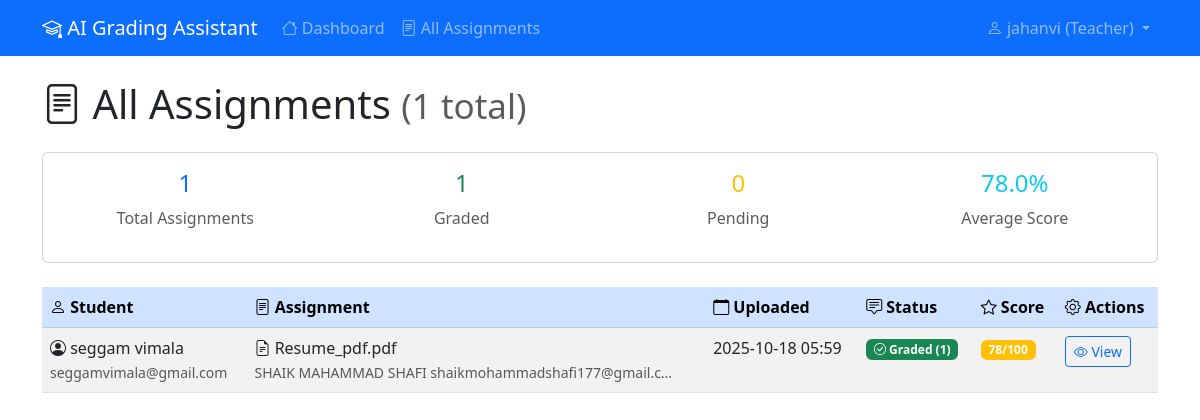
/teacher/assignments (signed in), run on the app's committed database.
### StudyBuddy/models.py (models this page shows, shortened)
class User(UserMixin, db.Model):
    id = db.Column(db.Integer, primary_key=True)
    name = db.Column(db.String(100), nullable=False)
    email = db.Column(db.String(120), unique=True, nullable=False)
    password_hash = db.Column(db.String(200), nullable=False)
    role = db.Column(db.String(20), nullable=False)  # 'student' or 'teacher'
    created_at = db.Column(db.DateTime, default=datetime.utcnow)
    assignments = db.relationship('Assignment', backref='student', lazy=True, foreign_keys='Assignment.student_id')
    feedbacks = db.relationship('Feedback', backref='teacher', lazy=True, foreign_keys='Feedback.teacher_id')

class Assignment(db.Model):
    id = db.Column(db.Integer, primary_key=True)
    student_id = db.Column(db.Integer, db.ForeignKey('user.id'), nullable=False)
    filename = db.Column(db.String(255), nullable=False)
    filepath = db.Column(db.String(500), nullable=False)
    text_content = db.Column(db.Text, nullable=True)
    uploaded_at = db.Column(db.DateTime, default=datetime.utcnow)
    feedbacks = db.relationship('Feedback', backref='assignment', lazy=True, cascade='all, delete-orphan')

class Feedback(db.Model):
    id = db.Column(db.Integer, primary_key=True)
    assignment_id = db.Column(db.Integer, db.ForeignKey('assignment.id'), nullable=False)
    teacher_id = db.Column(db.Integer, db.ForeignKey('user.id'), nullable=False)
    content = db.Column(db.Text, nullable=False)
    score = db.Column(db.Integer, nullable=True)  # 0-100
    generated_by_ai = db.Column(db.Boolean, default=True)
    created_at = db.Column(db.DateTime, default=datetime.utcnow)

### StudyBuddy/app.py (the view)
@app.route('/teacher/assignments')
@login_required
def assignment_list():
    if current_user.role != 'teacher':
        return redirect(url_for('student_dashboard'))
    assignments = Assignment.query.join(User).order_by(Assignment.uploaded_at.desc()).all()
    return render_template('assignment_list.html', assignments=assignments)

### StudyBuddy/app.py (called while the page is built)
@login_manager.user_loader
def load_user(user_id):
    return User.query.get(int(user_id))

### StudyBuddy/templates/assignment_list.html (shortened to what this page needs)
{% extends "base.html" %}
{% block content %}
<div class="row">
    <div class="col-12">
        <h1 class="mb-4">
            <i class="bi bi-file-text"></i> All Assignments
            <small class="text-muted">({{ assignments|length }} total)</small>
        </h1>
    </div>
</div>
<div class="row mb-4">
    <div class="col-12">
        <div class="card">
            <div class="card-body">
                <div class="row text-center">
                    <div class="col-md-3">
                        <h4 class="text-primary">{{ assignments|length }}</h4>
                        <p class="text-muted">Total Assignments</p>
                    </div>
                    <div class="col-md-3">
                        <h4 class="text-success">{{ assignments|selectattr('feedbacks')|list|length }}</h4>
                        <p class="text-muted">Graded</p>
                    </div>
                    <div class="col-md-3">
                        <h4 class="text-warning">{{ assignments|rejectattr('feedbacks')|list|length }}</h4>
                        <p class="text-muted">Pending</p>
                    </div>
                    <div class="col-md-3">
                        {% set graded_assignments = assignments|selectattr('feedbacks')|list %}
                        {% if graded_assignments %}
                            {% set total_score = graded_assignments|sum(attribute='feedbacks.0.score') %}
                            {% set average_score = (total_score / graded_assignments|length)|round(1) %}
                            <h4 class="text-info">{{ average_score }}%</h4>
                        {% else %}
                            <h4 class="text-muted">-</h4>
                        {% endif %}
                        <p class="text-muted">Average Score</p>
                    </div>
                </div>
            </div>
        </div>
    </div>
</div>
<div class="row">
    <div class="col-12">
        {% if assignments %}
        <div class="table-responsive">
            <table class="table table-striped">
                <thead class="table-primary">
                    <tr>
                        <th><i class="bi bi-person"></i> Student</th>
                        <th><i class="bi bi-file-text"></i> Assignment</th>
                        <th><i class="bi bi-calendar"></i> Uploaded</th>
                        <th><i class="bi bi-chat-square-text"></i> Status</th>
                        <th><i class="bi bi-star"></i> Score</th>
                        <th><i class="bi bi-gear"></i> Actions</th>
                    </tr>
                </thead>
                <tbody>
                    {% for assignment in assignments %}
                    <tr>
                        <td>
                            <i class="bi bi-person-circle"></i>
                            {{ assignment.student.name }}
                            <br>
                            <small class="text-muted">{{ assignment.student.email }}</small>
                        </td>
                        <td>
                            <i class="bi bi-file-earmark-text"></i>
                            {{ assignment.filename }}
                            <br>
                            <small class="text-muted">{{ assignment.text_content[:50] }}...</small>
                        </td>
                        <td>{{ assignment.uploaded_at.strftime('%Y-%m-%d %H:%M') }}</td>
                        <td>
                            {% if assignment.feedbacks %}
                                <span class="badge bg-success">
                                    <i class="bi bi-check-circle"></i> Graded ({{ assignment.feedbacks|length }})
                                </span>
                            {% else %}
                                <span class="badge bg-warning">
                                    <i class="bi bi-clock"></i> Pending Review
                                </span>
                            {% endif %}
                        </td>
                        <td>
                            {% if assignment.feedbacks %}
                                {% set latest_feedback = assignment.feedbacks|selectattr('score')|first %}
                                {% if latest_feedback %}
                                    <span class="badge bg-{{ 'success' if latest_feedback.score >= 80 else 'warning' if latest_feedback.score >= 60 else 'danger' }}">
                                        {{ latest_feedback.score }}/100
                                    </span>
                                {% else %}
                                    <span class="text-muted">No score</span>
                                {% endif %}
                            {% else %}
                                <span class="text-muted">-</span>
                            {% endif %}
                        </td>
                        <td>
                            <div class="btn-group" role="group">
                                <a href="{{ url_for('view_assignment', assignment_id=assignment.id) }}"
                                   class="btn btn-sm btn-outline-primary">
                                    <i class="bi bi-eye"></i> View
                                </a>
                            </div>
                        </td>
                    </tr>
                    {% endfor %}
                </tbody>
            </table>
        </div>
        {% else %}
        <div class="alert alert-info text-center">
            <i class="bi bi-info-circle"></i>
            <h5>No assignments submitted yet</h5>
            <p class="mb-0">Students haven't submitted any assignments for grading yet.</p>
        </div>
        {% endif %}
    </div>
</div>
{% endblock %}

### StudyBuddy/templates/base.html (shortened to what this page needs)
<!DOCTYPE html>
<html lang="en">
<head>
    <link href="https://cdn.jsdelivr.net/npm/bootstrap@5.3.0/dist/css/bootstrap.min.css" rel="stylesheet">
    <link href="https://cdn.jsdelivr.net/npm/bootstrap-icons@1.10.0/font/bootstrap-icons.css" rel="stylesheet">
</head>
<body>
    <nav class="navbar navbar-expand-lg navbar-dark bg-primary">
        <div class="container">
            <a class="navbar-brand" href="{{ url_for('index') }}">
                <i class="bi bi-mortarboard"></i> AI Grading Assistant
            </a>
            {% if current_user.is_authenticated %}
            <div class="collapse navbar-collapse" id="navbarNav">
                <ul class="navbar-nav me-auto">
                    {% if current_user.role == 'student' %}
                    <li class="nav-item">
                        <a class="nav-link" href="{{ url_for('student_dashboard') }}">
                            <i class="bi bi-house"></i> Dashboard
                        </a>
                    </li>
                    <li class="nav-item">
                        <a class="nav-link" href="{{ url_for('upload_assignment') }}">
                            <i class="bi bi-cloud-upload"></i> Upload Assignment
                        </a>
                    </li>
                    {% else %}
                    <li class="nav-item">
                        <a class="nav-link" href="{{ url_for('teacher_dashboard') }}">
                            <i class="bi bi-house"></i> Dashboard
                        </a>
                    </li>
                    <li class="nav-item">
                        <a class="nav-link" href="{{ url_for('assignment_list') }}">
                            <i class="bi bi-file-text"></i> All Assignments
                        </a>
                    </li>
                    {% endif %}
                </ul>
                <ul class="navbar-nav">
                    <li class="nav-item dropdown">
                        <a class="nav-link dropdown-toggle" href="#" role="button" data-bs-toggle="dropdown">
                            <i class="bi bi-person"></i> {{ current_user.name }} ({{ current_user.role.title() }})
                        </a>
                    </li>
                </ul>
            </div>
            {% endif %}
        </div>
    </nav>
    <main class="container mt-4">
        {% block content %}{% endblock %}
    </main>
</body>
</html>

### data on the page
User: name "jahanvi", role "Teacher"
Assignment: student.name "seggam vimala", student.email "seggamvimala@gmail.com", filename "Resume_pdf.pdf", text_content "SHAIK MAHAMMAD SHAFI shaikmohammadshafi177@gmail.c", uploaded_at "2025-10-18 05:59", feedbacks|length "1"
Feedback: score "78"

### other printed values
{{ assignments|length }} "1"
{{ assignments|selectattr('feedbacks')|list|length }} "1"
{{ assignments|rejectattr('feedbacks')|list|length }} "0"
{{ average_score }} "78.0"
